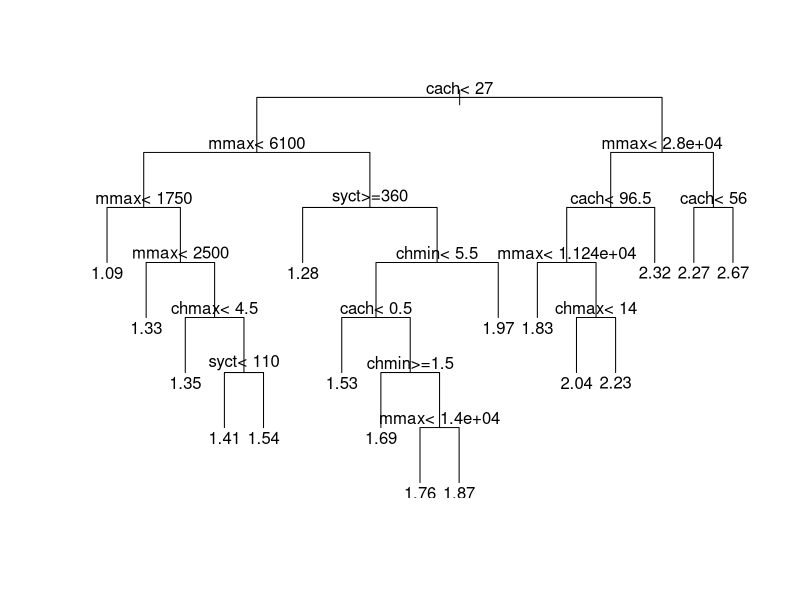
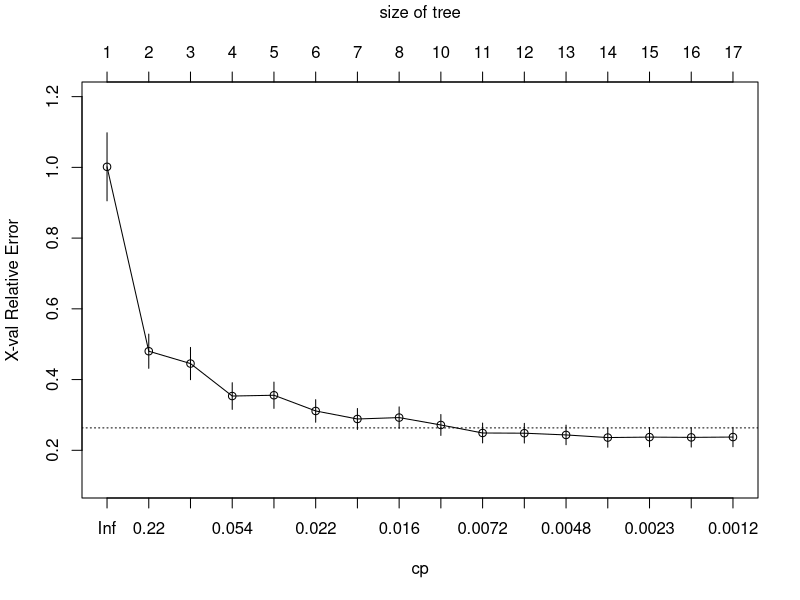
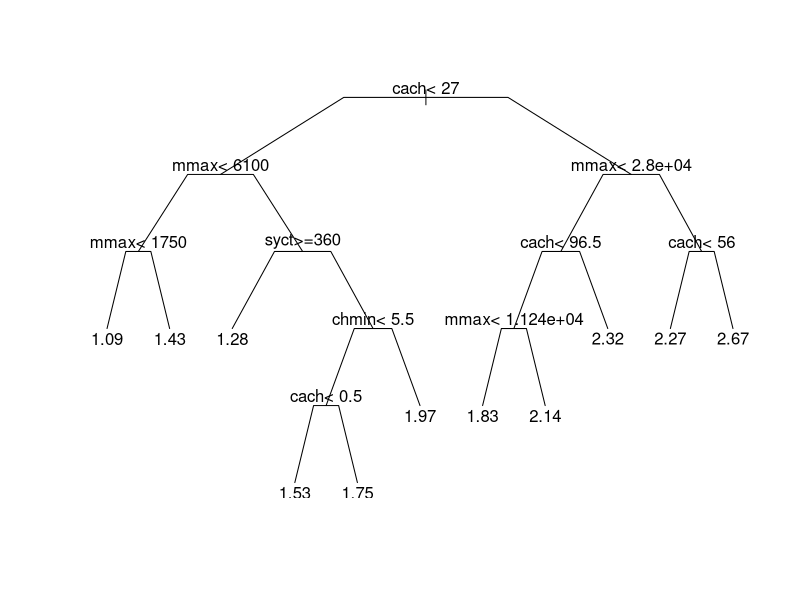
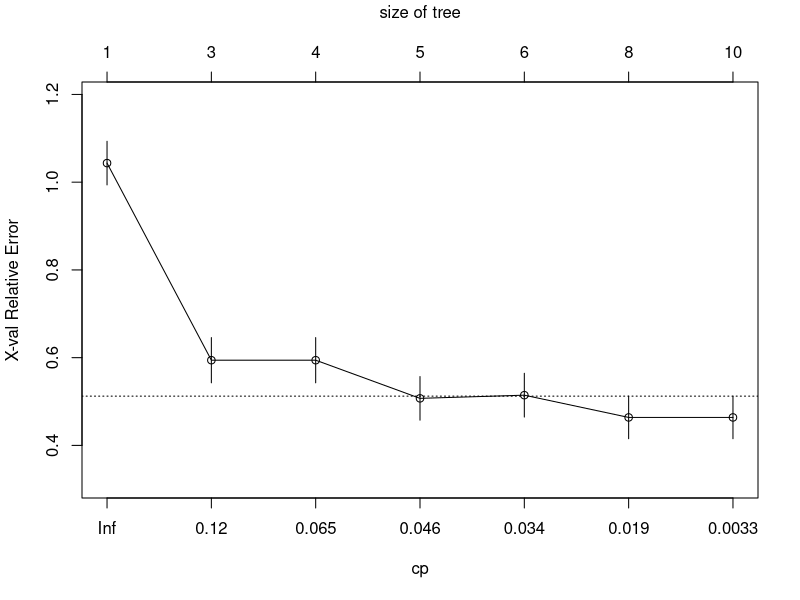

R code for these plots, in order:
## ---- chunk 1
knitr::opts_chunk$set(echo = TRUE)
knitr::opts_chunk$set(fig.align = 'center')
knitr::opts_chunk$set(fig.width = 10)
knitr::opts_chunk$set(fig.height = 10)
## ---- chunk 2
library(MASS)
data(cpus)
head(cpus)
## ---- chunk 3
library(rpart)
set.seed(123)
cpus.rp <- rpart(log10(perf) ~ ., cpus[,2:8], cp = 1e-3)
cpus.rp
print(cpus.rp, cp=0.01)
## ---- chunk 4
plot(cpus.rp, uniform = TRUE)
text(cpus.rp, digits = 3)

#help("plot.rpart")
## ---- chunk 5
printcp(cpus.rp)
plotcp(cpus.rp)
## ---- chunk 6
cpus.rp1 <- prune(cpus.rp, cp = 0.006)
print(cpus.rp1, digits = 3)
plot(cpus.rp1, branch = 0.4, uniform = TRUE)
text(cpus.rp1, digits = 3)
## ---- chunk 7
head(fgl)

set.seed(123)
fgl.rp <- rpart(type ~ ., fgl, cp = 0.001)
plotcp(fgl.rp)
printcp(fgl.rp)
